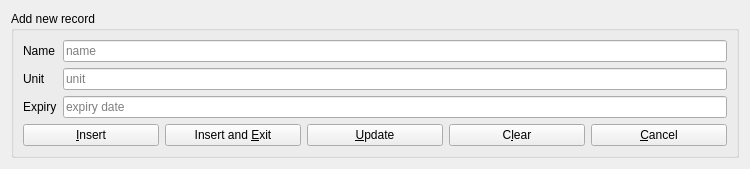
<?xml version="1.0" encoding="UTF-8"?>
<ui version="4.0">
 <class>PRWidget</class>
 <widget class="QWidget" name="PRWidget">
  <property name="geometry">
   <rect>
    <x>0</x>
    <y>0</y>
    <width>750</width>
    <height>147</height>
   </rect>
  </property>
  <layout class="QVBoxLayout" name="verticalLayout">
   <item>
    <widget class="QGroupBox" name="groupBox">
     <property name="title">
      <string>Add new record</string>
     </property>
     <layout class="QGridLayout" name="gridLayout">
      <item row="1" column="0">
       <widget class="QLabel" name="label_name">
        <property name="text">
         <string>Name</string>
        </property>
       </widget>
      </item>
      <item row="1" column="1">
       <widget class="TextInput" name="edit_name">
        <property name="placeholderText">
         <string>name</string>
        </property>
       </widget>
      </item>
      <item row="2" column="0">
       <widget class="QLabel" name="label_unit">
        <property name="text">
         <string>Unit</string>
        </property>
       </widget>
      </item>
      <item row="2" column="1">
       <widget class="UnitInput" name="edit_unit">
        <property name="placeholderText">
         <string>unit</string>
        </property>
       </widget>
      </item>
      <item row="3" column="0">
       <widget class="QLabel" name="label_expiry">
        <property name="text">
         <string>Expiry</string>
        </property>
       </widget>
      </item>
      <item row="3" column="1">
       <widget class="DateInput" name="edit_expiry">
        <property name="placeholderText">
         <string>expiry date</string>
        </property>
       </widget>
      </item>
      <item row="4" column="0" colspan="2">
       <layout class="QHBoxLayout" name="horizontalLayout_3">
        <item>
         <widget class="QPushButton" name="action_addnext">
          <property name="text">
           <string>&amp;Insert</string>
          </property>
         </widget>
        </item>
        <item>
         <widget class="QPushButton" name="action_addexit">
          <property name="text">
           <string>Insert and &amp;Exit</string>
          </property>
         </widget>
        </item>
        <item>
         <widget class="QPushButton" name="action_update">
          <property name="text">
           <string>&amp;Update</string>
          </property>
         </widget>
        </item>
        <item>
         <widget class="QPushButton" name="action_clear">
          <property name="text">
           <string>C&amp;lear</string>
          </property>
         </widget>
        </item>
        <item>
         <widget class="QPushButton" name="action_cancel">
          <property name="text">
           <string>&amp;Cancel</string>
          </property>
         </widget>
        </item>
       </layout>
      </item>
     </layout>
    </widget>
   </item>
  </layout>
 </widget>
 <customwidgets>
  <customwidget>
   <class>TextInput</class>
   <extends>QLineEdit</extends>
   <header>TextInput.h</header>
  </customwidget>
  <customwidget>
   <class>DateInput</class>
   <extends>QLineEdit</extends>
   <header>DateInput.h</header>
  </customwidget>
  <customwidget>
   <class>UnitInput</class>
   <extends>QLineEdit</extends>
   <header>UnitInput.h</header>
  </customwidget>
 </customwidgets>
 <tabstops>
  <tabstop>edit_name</tabstop>
  <tabstop>edit_unit</tabstop>
  <tabstop>edit_expiry</tabstop>
  <tabstop>action_addnext</tabstop>
  <tabstop>action_addexit</tabstop>
  <tabstop>action_clear</tabstop>
  <tabstop>action_cancel</tabstop>
 </tabstops>
 <resources/>
 <connections/>
</ui>
